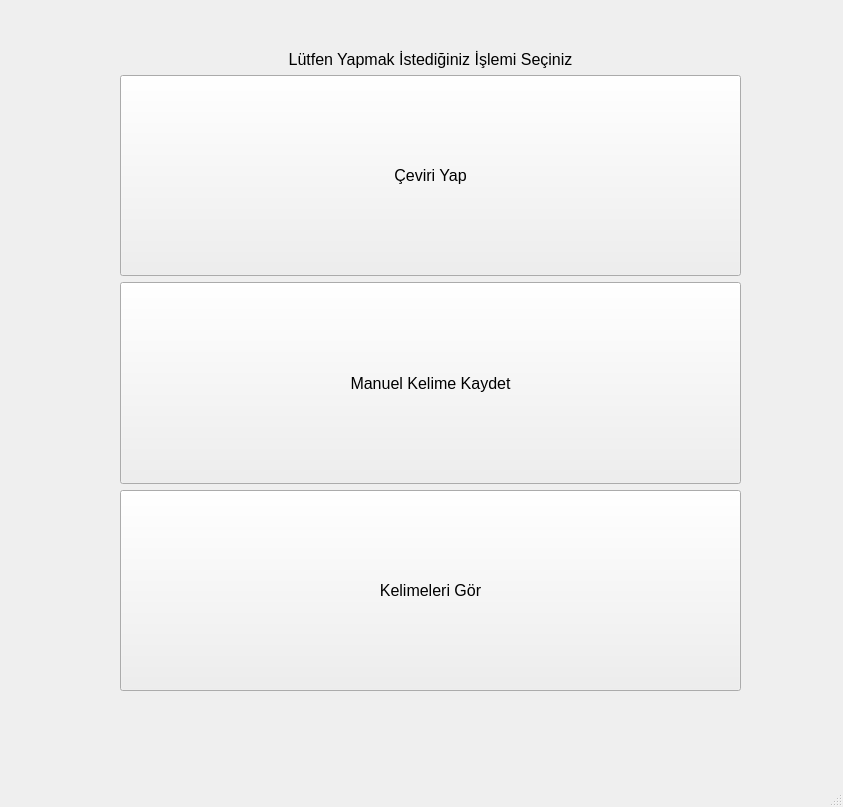
<?xml version="1.0" encoding="UTF-8"?>
<ui version="4.0">
 <class>MainWindow</class>
 <widget class="QMainWindow" name="MainWindow">
  <property name="geometry">
   <rect>
    <x>0</x>
    <y>0</y>
    <width>843</width>
    <height>807</height>
   </rect>
  </property>
  <property name="windowTitle">
   <string>Sözlük Uygulaması v2.00</string>
  </property>
  <widget class="QWidget" name="centralwidget">
   <widget class="QWidget" name="layoutWidget">
    <property name="geometry">
     <rect>
      <x>120</x>
      <y>50</y>
      <width>621</width>
      <height>641</height>
     </rect>
    </property>
    <layout class="QVBoxLayout" name="verticalLayout_2">
     <item>
      <widget class="QLabel" name="label">
       <property name="font">
        <font>
         <pointsize>12</pointsize>
        </font>
       </property>
       <property name="text">
        <string>Lütfen Yapmak İstediğiniz İşlemi Seçiniz</string>
       </property>
       <property name="alignment">
        <set>Qt::AlignCenter</set>
       </property>
      </widget>
     </item>
     <item>
      <layout class="QVBoxLayout" name="verticalLayout">
       <item>
        <widget class="QPushButton" name="button_translate">
         <property name="sizePolicy">
          <sizepolicy hsizetype="Expanding" vsizetype="Expanding">
           <horstretch>0</horstretch>
           <verstretch>0</verstretch>
          </sizepolicy>
         </property>
         <property name="font">
          <font>
           <pointsize>12</pointsize>
          </font>
         </property>
         <property name="text">
          <string>Çeviri Yap</string>
         </property>
        </widget>
       </item>
       <item>
        <widget class="QPushButton" name="button_save_manuel_word">
         <property name="sizePolicy">
          <sizepolicy hsizetype="Expanding" vsizetype="Expanding">
           <horstretch>0</horstretch>
           <verstretch>0</verstretch>
          </sizepolicy>
         </property>
         <property name="font">
          <font>
           <pointsize>12</pointsize>
          </font>
         </property>
         <property name="text">
          <string>Manuel Kelime Kaydet</string>
         </property>
        </widget>
       </item>
       <item>
        <widget class="QPushButton" name="button_open_words">
         <property name="sizePolicy">
          <sizepolicy hsizetype="Expanding" vsizetype="Expanding">
           <horstretch>0</horstretch>
           <verstretch>0</verstretch>
          </sizepolicy>
         </property>
         <property name="font">
          <font>
           <pointsize>12</pointsize>
          </font>
         </property>
         <property name="text">
          <string>Kelimeleri Gör</string>
         </property>
        </widget>
       </item>
      </layout>
     </item>
    </layout>
   </widget>
  </widget>
  <widget class="QMenuBar" name="menubar">
   <property name="geometry">
    <rect>
     <x>0</x>
     <y>0</y>
     <width>843</width>
     <height>31</height>
    </rect>
   </property>
  </widget>
  <widget class="QStatusBar" name="statusbar"/>
 </widget>
 <resources/>
 <connections/>
</ui>
